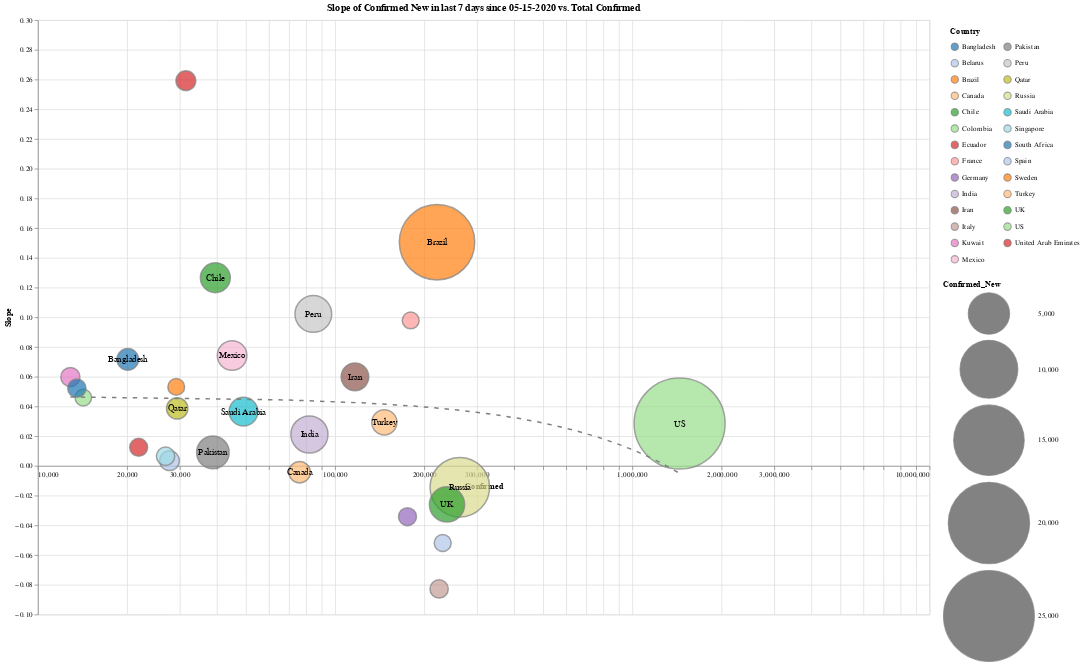

Source (notebook cell):
### Markdown cell above
# Country Level

### Code cell
slope_chart(country_level, 'Country', -200, xscale='log', limit=500, scale=5, window=7).properties(
    width=1200,
    height=800
).interactive()

### Figure 1 — Vega-Lite specification as saved in the notebook (floating-point values rounded to 4 significant figures)
{"config": {"view": {"continuousWidth": 400, "continuousHeight": 300}}, "layer": [{"mark": {"type": "point", "filled": true, "stroke": "grey"}, "encoding": {"color": {"type": "nominal", "field": "Country", "legend": {"clipHeight": 20, "columns": 2, "padding": 10}, "scale": {"scheme": "category20"}}, "size": {"type": "quantitative", "field": "Confirmed_New", "scale": {"domain": [606.0, 25050.0], "range": [500, 15000]}}, "tooltip": [{"type": "nominal", "field": "Country"}, {"type": "quantitative", "field": "Confirmed"}, {"type": "quantitative", "field": "Slope"}, {"type": "quantitative", "field": "Confirmed_New"}], "x": {"type": "quantitative", "axis": {"offset": -200}, "field": "Confirmed", "scale": {"type": "log"}}, "y": {"type": "quantitative", "field": "Slope"}}, "selection": {"selector011": {"type": "interval", "bind": "scales", "encodings": ["x", "y"]}}, "title": "Slope of Confirmed New in last 7 days since 05-15-2020 vs. Total Confirmed"}, {"mark": "text", "encoding": {"color": {"value": "black"}, "size": {"value": 12}, "text": {"type": "nominal", "field": "Country"}, "tooltip": [{"type": "nominal", "field": "Country"}, {"type": "quantitative", "field": "Confirmed"}, {"type": "quantitative", "field": "Slope"}, {"type": "quantitative", "field": "Confirmed_New"}], "x": {"type": "quantitative", "axis": {"offset": -200}, "field": "Confirmed", "scale": {"type": "log"}}, "y": {"type": "quantitative", "field": "Slope"}}, "title": "Slope of Confirmed New in last 7 days since 05-15-2020 vs. Total Confirmed", "transform": [{"filter": "(datum['Confirmed_New'] > 1000)"}]}, {"mark": {"type": "line", "strokeDash": [6, 8]}, "encoding": {"color": {"value": "grey"}, "size": {"value": 2}, "tooltip": [{"type": "nominal", "field": "Country"}, {"type": "quantitative", "field": "Confirmed"}, {"type": "quantitative", "field": "Slope"}, {"type": "quantitative", "field": "Confirmed_New"}], "x": {"type": "quantitative", "axis": {"offset": -200}, "field": "Confirmed", "scale": {"type": "log"}}, "y": {"type": "quantitative", "field": "Slope"}}, "title": "Slope of Confirmed New in last 7 days since 05-15-2020 vs. Total Confirmed", "transform": [{"on": "Confirmed", "regression": "Slope", "method": "poly", "order": 1}]}], "data": {"name": "data-88a7919fb69798e1856826c65a387f3d"}, "height": 800, "width": 1200, "$schema": "https://vega.github.io/schema/vega-lite/v4.0.2.json", "datasets": {"data-88a7919fb69798e1856826c65a387f3d": [{"Country": "Bangladesh", "Date": "05-15-2020", "Confirmed": 20060.0, "Deaths": 298.0, "Recovered": 3882.0, "Confirmed_New": 1202.0, "Deaths_New": 15.0, "Recovered_New": 521.0, "Active": 15880.0, "Slope": 0.07167}, {"Country": "Belarus", "Date": "05-15-2020", "Confirmed": 27730.0, "Deaths": 156.0, "Recovered": 8807.0, "Confirmed_New": 958.0, "Deaths_New": 5.0, "Recovered_New": 639.0, "Active": 18770.0, "Slope": 0.003489}, {"Country": "Brazil", "Date": "05-15-2020", "Confirmed": 220300.0, "Deaths": 14960.0, "Recovered": 84970.0, "Confirmed_New": 17130.0, "Deaths_New": 963.0, "Recovered_New": 5491.0, "Active": 120400.0, "Slope": 0.1505}, {"Country": "Canada", "Date": "05-15-2020", "Confirmed": 75960.0, "Deaths": 5679.0, "Recovered": 36910.0, "Confirmed_New": 1178.0, "Deaths_New": 87.0, "Recovered_New": 804.0, "Active": 33370.0, "Slope": -0.004284}, {"Country": "Chile", "Date": "05-15-2020", "Confirmed": 39540.0, "Deaths": 394.0, "Recovered": 16610.0, "Confirmed_New": 2502.0, "Deaths_New": 26.0, "Recovered_New": 959.0, "Active": 22530.0, "Slope": 0.1266}, {"Country": "Colombia", "Date": "05-15-2020", "Confirmed": 14220.0, "Deaths": 546.0, "Recovered": 3460.0, "Confirmed_New": 606.0, "Deaths_New": 21.0, "Recovered_New": 102.0, "Active": 10210.0, "Slope": 0.04593}, {"Country": "Ecuador", "Date": "05-15-2020", "Confirmed": 31470.0, "Deaths": 2594.0, "Recovered": 3433.0, "Confirmed_New": 965.0, "Deaths_New": 256.0, "Recovered_New": 0.0, "Active": 25440.0, "Slope": 0.2592}, {"Country": "France", "Date": "05-15-2020", "Confirmed": 179600.0, "Deaths": 27530.0, "Recovered": 60560.0, "Confirmed_New": 636.0, "Deaths_New": 104.0, "Recovered_New": 843.0, "Active": 91540.0, "Slope": 0.09789}, {"Country": "Germany", "Date": "05-15-2020", "Confirmed": 175200.0, "Deaths": 7897.0, "Recovered": 151600.0, "Confirmed_New": 755.0, "Deaths_New": 13.0, "Recovered_New": 1297.0, "Active": 15740.0, "Slope": -0.03419}, {"Country": "India", "Date": "05-15-2020", "Confirmed": 81970.0, "Deaths": 2649.0, "Recovered": 27920.0, "Confirmed_New": 3967.0, "Deaths_New": 100.0, "Recovered_New": 1685.0, "Active": 51400.0, "Slope": 0.02112}, {"Country": "Iran", "Date": "05-15-2020", "Confirmed": 116600.0, "Deaths": 6902.0, "Recovered": 91840.0, "Confirmed_New": 2102.0, "Deaths_New": 48.0, "Recovered_New": 1297.0, "Active": 17900.0, "Slope": 0.05989}, {"Country": "Italy", "Date": "05-15-2020", "Confirmed": 223900.0, "Deaths": 31610.0, "Recovered": 120200.0, "Confirmed_New": 789.0, "Deaths_New": 242.0, "Recovered_New": 4917.0, "Active": 72070.0, "Slope": -0.08283}, {"Country": "Kuwait", "Date": "05-15-2020", "Confirmed": 12860.0, "Deaths": 96.0, "Recovered": 3640.0, "Confirmed_New": 885.0, "Deaths_New": 8.0, "Recovered_New": 189.0, "Active": 9124.0, "Slope": 0.05975}, {"Country": "Mexico", "Date": "05-15-2020", "Confirmed": 45030.0, "Deaths": 4767.0, "Recovered": 30450.0, "Confirmed_New": 2437.0, "Deaths_New": 290.0, "Recovered_New": 1976.0, "Active": 9814.0, "Slope": 0.0743}, {"Country": "Pakistan", "Date": "05-15-2020", "Confirmed": 38800.0, "Deaths": 834.0, "Recovered": 10880.0, "Confirmed_New": 3011.0, "Deaths_New": 64.0, "Recovered_New": 1185.0, "Active": 27080.0, "Slope": 0.009056}, {"Country": "Peru", "Date": "05-15-2020", "Confirmed": 84500.0, "Deaths": 2392.0, "Recovered": 27150.0, "Confirmed_New": 3891.0, "Deaths_New": 125.0, "Recovered_New": 1996.0, "Active": 54960.0, "Slope": 0.1022}, {"Country": "Qatar", "Date": "05-15-2020", "Confirmed": 29420.0, "Deaths": 14.0, "Recovered": 3546.0, "Confirmed_New": 1153.0, "Deaths_New": 0.0, "Recovered_New": 190.0, "Active": 25860.0, "Slope": 0.03866}, {"Country": "Russia", "Date": "05-15-2020", "Confirmed": 262800.0, "Deaths": 2418.0, "Recovered": 58230.0, "Confirmed_New": 10600.0, "Deaths_New": 113.0, "Recovered_New": 4696.0, "Active": 202200.0, "Slope": -0.01434}, {"Country": "Saudi Arabia", "Date": "05-15-2020", "Confirmed": 49180.0, "Deaths": 292.0, "Recovered": 21870.0, "Confirmed_New": 2307.0, "Deaths_New": 9.0, "Recovered_New": 2818.0, "Active": 27020.0, "Slope": 0.0365}, {"Country": "Singapore", "Date": "05-15-2020", "Confirmed": 26890.0, "Deaths": 21.0, "Recovered": 7248.0, "Confirmed_New": 793.0, "Deaths_New": 0.0, "Recovered_New": 1275.0, "Active": 19620.0, "Slope": 0.006501}, {"Country": "South Africa", "Date": "05-15-2020", "Confirmed": 13520.0, "Deaths": 247.0, "Recovered": 6083.0, "Confirmed_New": 785.0, "Deaths_New": 9.0, "Recovered_New": 407.0, "Active": 7194.0, "Slope": 0.05228}, {"Country": "Spain", "Date": "05-15-2020", "Confirmed": 230200.0, "Deaths": 27460.0, "Recovered": 144800.0, "Confirmed_New": 643.0, "Deaths_New": 138.0, "Recovered_New": 1409.0, "Active": 57940.0, "Slope": -0.05195}, {"Country": "Sweden", "Date": "05-15-2020", "Confirmed": 29210.0, "Deaths": 3646.0, "Recovered": 4971.0, "Confirmed_New": 625.0, "Deaths_New": 117.0, "Recovered_New": 0.0, "Active": 20590.0, "Slope": 0.05315}, {"Country": "Turkey", "Date": "05-15-2020", "Confirmed": 146500.0, "Deaths": 4055.0, "Recovered": 106100.0, "Confirmed_New": 1708.0, "Deaths_New": 48.0, "Recovered_New": 2103.0, "Active": 36270.0, "Slope": 0.02927}, {"Country": "UK", "Date": "05-15-2020", "Confirmed": 238000.0, "Deaths": 34080.0, "Recovered": 1047.0, "Confirmed_New": 3564.0, "Deaths_New": 385.0, "Recovered_New": 4.0, "Active": 202900.0, "Slope": -0.02593}, {"Country": "US", "Date": "05-15-2020", "Confirmed": 1443000.0, "Deaths": 87530.0, "Recovered": 250700.0, "Confirmed_New": 25050.0, "Deaths_New": 1632.0, "Recovered_New": 4333.0, "Active": 1105000.0, "Slope": 0.02848}, {"Country": "United Arab Emirates", "Date": "05-15-2020", "Confirmed": 21830.0, "Deaths": 210.0, "Recovered": 7328.0, "Confirmed_New": 747.0, "Deaths_New": 2.0, "Recovered_New": 398.0, "Active": 14290.0, "Slope": 0.01252}]}}
